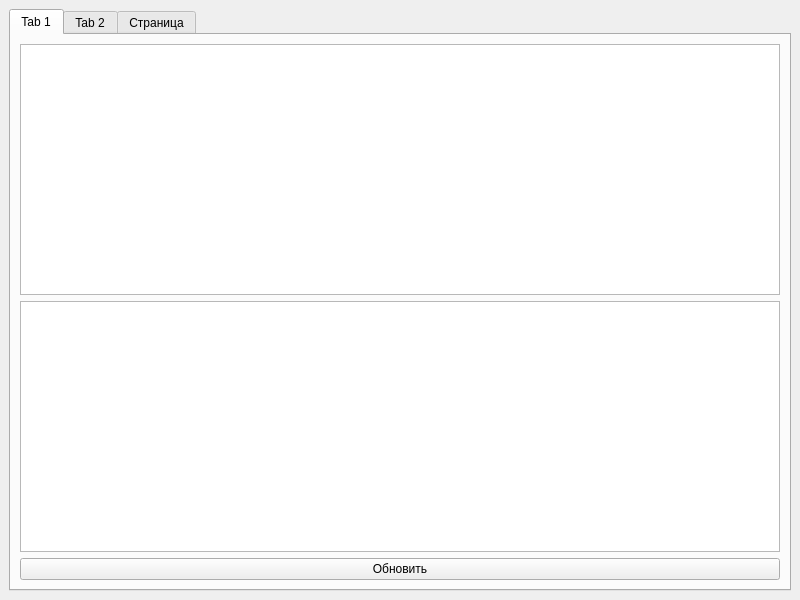
<?xml version="1.0" encoding="UTF-8"?>
<ui version="4.0">
 <class>MainWindow</class>
 <widget class="QMainWindow" name="MainWindow">
  <property name="geometry">
   <rect>
    <x>0</x>
    <y>0</y>
    <width>800</width>
    <height>600</height>
   </rect>
  </property>
  <property name="windowTitle">
   <string>MainWindow</string>
  </property>
  <widget class="QWidget" name="centralwidget">
   <layout class="QGridLayout" name="gridLayout">
    <item row="0" column="1">
     <widget class="QTabWidget" name="tabWidget">
      <property name="currentIndex">
       <number>0</number>
      </property>
      <widget class="QWidget" name="tab">
       <attribute name="title">
        <string>Tab 1</string>
       </attribute>
       <layout class="QVBoxLayout" name="verticalLayout">
        <item>
         <widget class="QTableWidget" name="ntTable"/>
        </item>
        <item>
         <widget class="QTableWidget" name="ntModuleTable"/>
        </item>
        <item>
         <widget class="QPushButton" name="ntRefresh">
          <property name="text">
           <string>Обновить</string>
          </property>
         </widget>
        </item>
       </layout>
      </widget>
      <widget class="QWidget" name="tab_2">
       <attribute name="title">
        <string>Tab 2</string>
       </attribute>
       <layout class="QHBoxLayout" name="horizontalLayout">
        <item>
         <widget class="QTableWidget" name="driversTable"/>
        </item>
       </layout>
      </widget>
      <widget class="QWidget" name="tab_3">
       <attribute name="title">
        <string>Страница</string>
       </attribute>
       <layout class="QVBoxLayout" name="verticalLayout_2">
        <item>
         <widget class="QTableWidget" name="win9xTable"/>
        </item>
        <item>
         <widget class="QTableWidget" name="moduleTable"/>
        </item>
        <item>
         <widget class="QTableWidget" name="threadsTable"/>
        </item>
        <item>
         <widget class="QPushButton" name="refresh">
          <property name="text">
           <string>Обновить</string>
          </property>
         </widget>
        </item>
       </layout>
      </widget>
     </widget>
    </item>
   </layout>
  </widget>
 </widget>
 <resources/>
 <connections/>
</ui>
